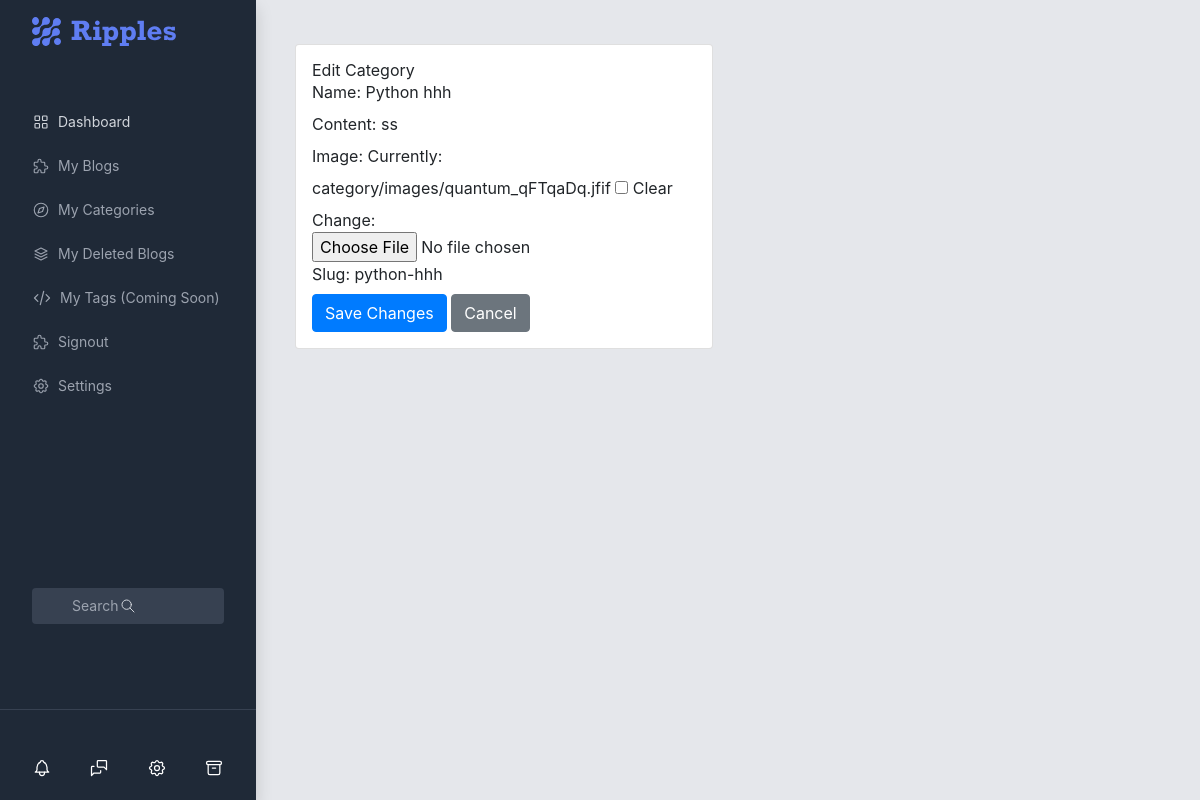
/edit-category/python-hhh/, run on an earlier commit of the app's database.
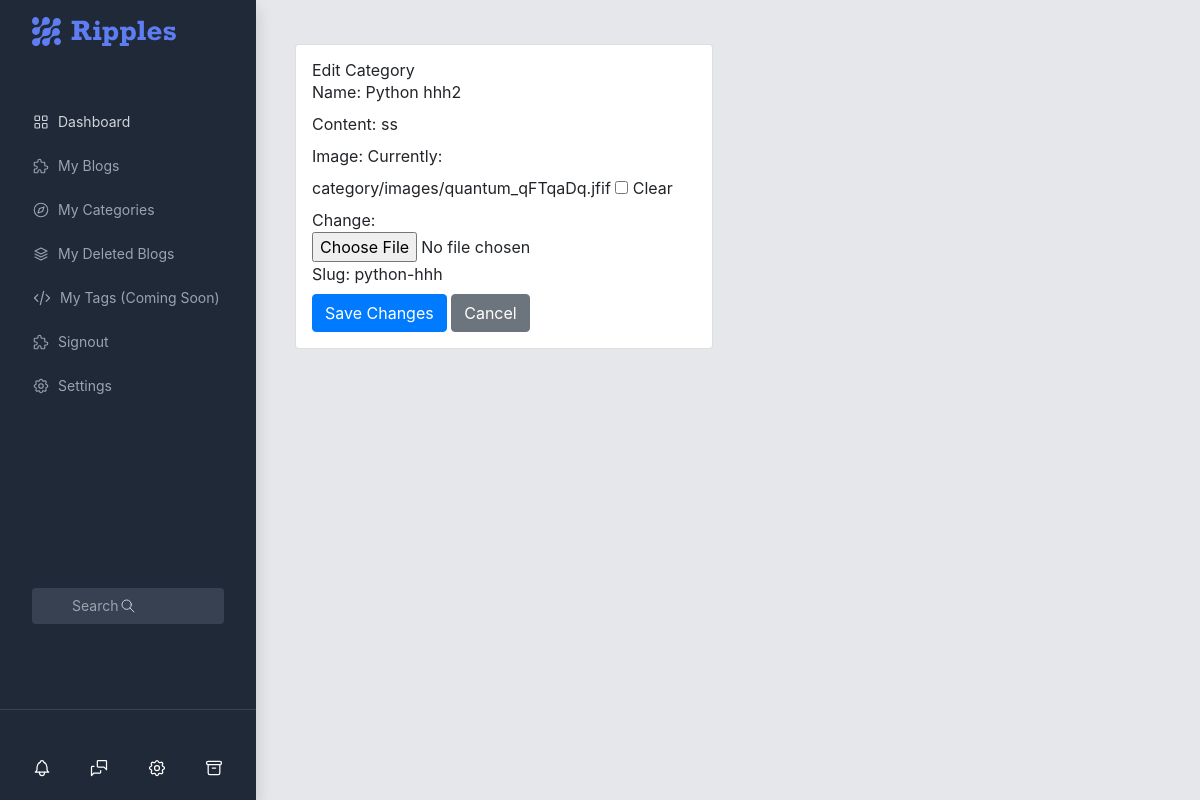
And on a later commit of the database.
### blog/models.py (models this page shows, shortened)
class Category(models.Model):
    name = models.CharField(max_length=255)
    content = models.CharField(max_length=255)
    author = models.ForeignKey(User, on_delete=models.CASCADE)
    created_at = models.DateTimeField(auto_now_add=True)
    updated_at = models.DateTimeField(auto_now=True)
    image = models.ImageField(upload_to='category/images', blank=True, null=True, default="")
    slug = models.SlugField(unique=True, allow_unicode=True)

### blog/views.py (the view)
# urls.py: path('edit-category/<slug:slug>/', views.edit_category, name='edit-category'), #check
def edit_category(request, slug):
    category = get_object_or_404(Category, slug=slug)
    if request.method == 'POST':
        form = CategoryForm(request.POST, instance=category)
        if form.is_valid():
            form.save()
            return redirect('my-categories')
    else:
        form = CategoryForm(instance=category)
    context = {'form': form}
    return render(request, 'edit_category.html', context)

### blog/forms.py
class CategoryForm(forms.ModelForm):
    class Meta:
        model = Category
        fields = ['name', 'content', 'image', 'slug']

### templates/edit_category.html (shortened to what this page needs)
{% extends 'dashboardbase.html' %}
{% block content %}
<div class="container mt-1">
  <div class="row justify-content">
    <div class="col-md-6">
      <div class="card p-3">
        <h2>Edit Category</h2>
        <form method="post">
          {{ form.as_p }}
          <button type="submit" class="btn btn-primary">Save Changes</button>
          <a href="{% url 'my-categories' %}" class="btn btn-secondary">Cancel</a>
        </form>
      </div>
    </div>
  </div>
</div>
{% endblock content %}

What changed in the data, as far as the page shows it:
changed Category "ss": name "Python hhh" → "Python hhh2"
